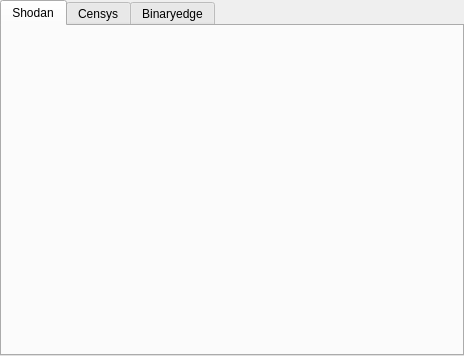
<?xml version="1.0" encoding="UTF-8"?>
<ui version="4.0">
 <class>OSINT</class>
 <widget class="QWidget" name="OSINT">
  <property name="geometry">
   <rect>
    <x>0</x>
    <y>0</y>
    <width>464</width>
    <height>356</height>
   </rect>
  </property>
  <property name="windowTitle">
   <string>OSINT - Open-source intelligence gathering</string>
  </property>
  <layout class="QGridLayout" name="gridLayout">
   <property name="leftMargin">
    <number>0</number>
   </property>
   <property name="topMargin">
    <number>0</number>
   </property>
   <property name="rightMargin">
    <number>0</number>
   </property>
   <property name="bottomMargin">
    <number>0</number>
   </property>
   <item row="0" column="0">
    <widget class="QTabWidget" name="tabWidget">
     <property name="currentIndex">
      <number>0</number>
     </property>
     <widget class="ShodanUI" name="tab_Shodan">
      <attribute name="title">
       <string>Shodan</string>
      </attribute>
     </widget>
     <widget class="QWidget" name="tab_Censys">
      <attribute name="title">
       <string>Censys</string>
      </attribute>
     </widget>
     <widget class="QWidget" name="tab_Binaryedge">
      <attribute name="title">
       <string>Binaryedge</string>
      </attribute>
     </widget>
    </widget>
   </item>
  </layout>
 </widget>
 <customwidgets>
  <customwidget>
   <class>ShodanUI</class>
   <extends>QWidget</extends>
   <header>ShodanUI.h</header>
   <container>1</container>
  </customwidget>
 </customwidgets>
 <resources/>
 <connections/>
</ui>
